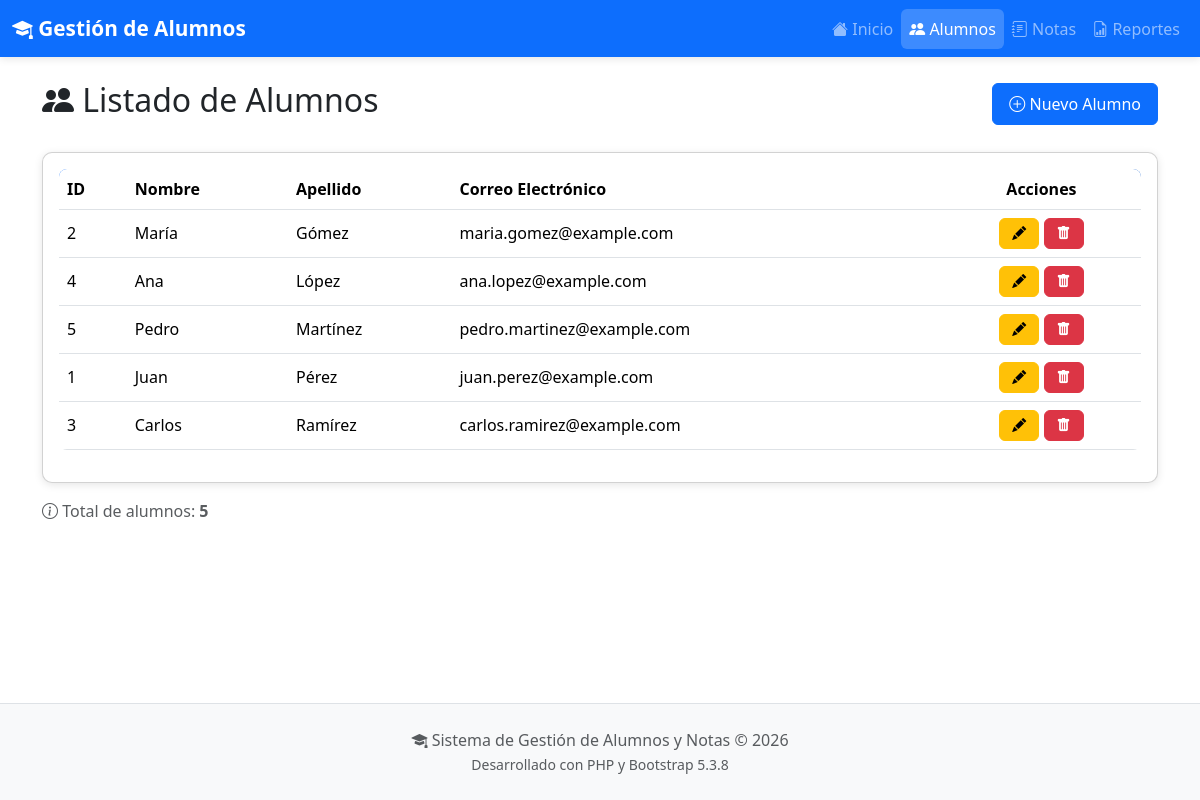
/alumnos.php, run on the app's committed database.
### tables this page shows
CREATE TABLE IF NOT EXISTS alumno (
    id INT AUTO_INCREMENT PRIMARY KEY,
    nombre VARCHAR(50) NOT NULL,
    apellido VARCHAR(50) NOT NULL,
    correo VARCHAR(100) UNIQUE NOT NULL,
    created_at TIMESTAMP DEFAULT CURRENT_TIMESTAMP,
    updated_at TIMESTAMP DEFAULT CURRENT_TIMESTAMP ON UPDATE CURRENT_TIMESTAMP,
    INDEX idx_apellido (apellido),
    INDEX idx_correo (correo)
);

### src/controllers/AlumnoController.php (called while the page is built, shortened)
<?php
require_once __DIR__ . '/../models/Alumno.php';
class AlumnoController
{
    private $model;
    public function __construct()
    {
        $this->model = new Alumno();
    }
    public function index()
    {
        $alumnos = $this->model->getAll();
        require_once __DIR__ . '/../views/alumnos/index.php';
    }
}

### config/database.php (called while the page is built, shortened)
<?php
class Database
{
    private static $instance = null;
    private $connection;
    private $host = "localhost";
    private $username = "root";
    private $password = "";
    private $database = "gestion_alumnos";
    private $charset = "utf8mb4";
    private function __construct()
    {
        try {
            $dsn = "mysql:host={$this->host};dbname={$this->database};charset={$this->charset}";
            $options = [
                PDO::ATTR_ERRMODE => PDO::ERRMODE_EXCEPTION,
                PDO::ATTR_DEFAULT_FETCH_MODE => PDO::FETCH_ASSOC,
                PDO::ATTR_EMULATE_PREPARES => false,
            ];
            $this->connection = new PDO($dsn, $this->username, $this->password, $options);
        } catch (PDOException $e) {
            die("Error de conexión a la base de datos: " . $e->getMessage());
        }
    }
    public static function getInstance()
    {
        if (self::$instance === null) {
            self::$instance = new self();
        }
        return self::$instance;
    }
    public function getConnection()
    {
        return $this->connection;
    }
}

### src/models/Alumno.php (called while the page is built, shortened)
<?php
require_once __DIR__ . '/../../config/database.php';
class Alumno
{
    private $db;
    public function __construct()
    {
        $this->db = Database::getInstance()->getConnection();
    }
    public function getAll()
    {
        try {
            $stmt = $this->db->query("SELECT * FROM alumno ORDER BY apellido, nombre");
            return $stmt->fetchAll();
        } catch (PDOException $e) {
            error_log("Error en getAll: " . $e->getMessage());
            return [];
        }
    }
}

### src/views/alumnos/index.php (the view, shortened to what this page needs)
<?php
require_once __DIR__ . '/../layouts/header.php';
?>
<div class="d-flex justify-content-between align-items-center mb-4">
    <h2><i class="bi bi-people-fill"></i> Listado de Alumnos</h2>
    <a href="alumnos.php?action=crear" class="btn btn-primary">
        <i class="bi bi-plus-circle"></i> Nuevo Alumno
    </a>
</div>
<?php if (empty($alumnos)): ?>
    <div class="empty-state">
        <i class="bi bi-inbox"></i>
        <h4>No hay alumnos registrados</h4>
        <p>Comience agregando un nuevo alumno usando el botón "Nuevo Alumno"</p>
    </div>
<?php else: ?>
    <div class="card">
        <div class="card-body">
            <div class="table-responsive">
                <table class="table table-hover align-middle">
                    <thead>
                        <tr>
                            <th>ID</th>
                            <th>Nombre</th>
                            <th>Apellido</th>
                            <th>Correo Electrónico</th>
                            <th class="text-center">Acciones</th>
                        </tr>
                    </thead>
                    <tbody>
                        <?php foreach ($alumnos as $alumno): ?>
                            <tr>
                                <td>
                                    <?php echo htmlspecialchars($alumno['id']); ?>
                                </td>
                                <td>
                                    <?php echo htmlspecialchars($alumno['nombre']); ?>
                                </td>
                                <td>
                                    <?php echo htmlspecialchars($alumno['apellido']); ?>
                                </td>
                                <td>
                                    <?php echo htmlspecialchars($alumno['correo']); ?>
                                </td>
                                <td class="text-center">
                                    <a href="alumnos.php?action=editar&id=<?php echo $alumno['id']; ?>"
                                        class="btn btn-sm btn-warning" title="Editar">
                                        <i class="bi bi-pencil-fill"></i>
                                    </a>
                                    <a href="alumnos.php?action=eliminar&id=<?php echo $alumno['id']; ?>"
                                        class="btn btn-sm btn-danger delete-link" title="Eliminar">
                                        <i class="bi bi-trash-fill"></i>
                                    </a>
                                </td>
                            </tr>
                        <?php endforeach; ?>
                    </tbody>
                </table>
            </div>
        </div>
    </div>
    <div class="mt-3 text-muted">
        <i class="bi bi-info-circle"></i> Total de alumnos: <strong>
            <?php echo count($alumnos); ?>
        </strong>
    </div>
<?php endif; ?>
<?php require_once __DIR__ . '/../layouts/footer.php'; ?>

### public/assets/css/custom.css (style rules this page uses)
:root { --primary-color: #0d6efd; --success-color: #198754; --danger-color: #dc3545; --warning-color: #ffc107; --info-color: #0dcaf0; --dark-color: #212529; --light-color: #f8f9fa; }
body { min-height: 100vh; display: flex; flex-direction: column; }
.card { border-radius: 10px; box-shadow: 0 2px 8px rgba(0, 0, 0, 0.1); transition: transform 0.2s, box-shadow 0.2s; }
.table { background: white; border-radius: 8px; overflow: hidden; }
.table thead { background: linear-gradient(135deg, #0d6efd, #0a58ca); color: white; }
.table tbody tr { transition: background-color 0.2s; }
.btn { border-radius: 6px; padding: 8px 16px; font-weight: 500; transition: all 0.2s; }
.btn-sm { padding: 4px 12px; font-size: 0.875rem; }
.fade-in { animation: fadeIn 0.3s ease-in; }

### data on the page
alumno: id "2", nombre "María", apellido "Gómez", correo "maria.gomez@example.com"
alumno: id "4", nombre "Ana", apellido "López", correo "ana.lopez@example.com"
alumno: id "5", nombre "Pedro", apellido "Martínez", correo "pedro.martinez@example.com"
alumno: id "1", nombre "Juan", apellido "Pérez", correo "juan.perez@example.com"
alumno: id "3", nombre "Carlos", apellido "Ramírez", correo "carlos.ramirez@example.com"

### other printed values
count($alumnos) "5"
